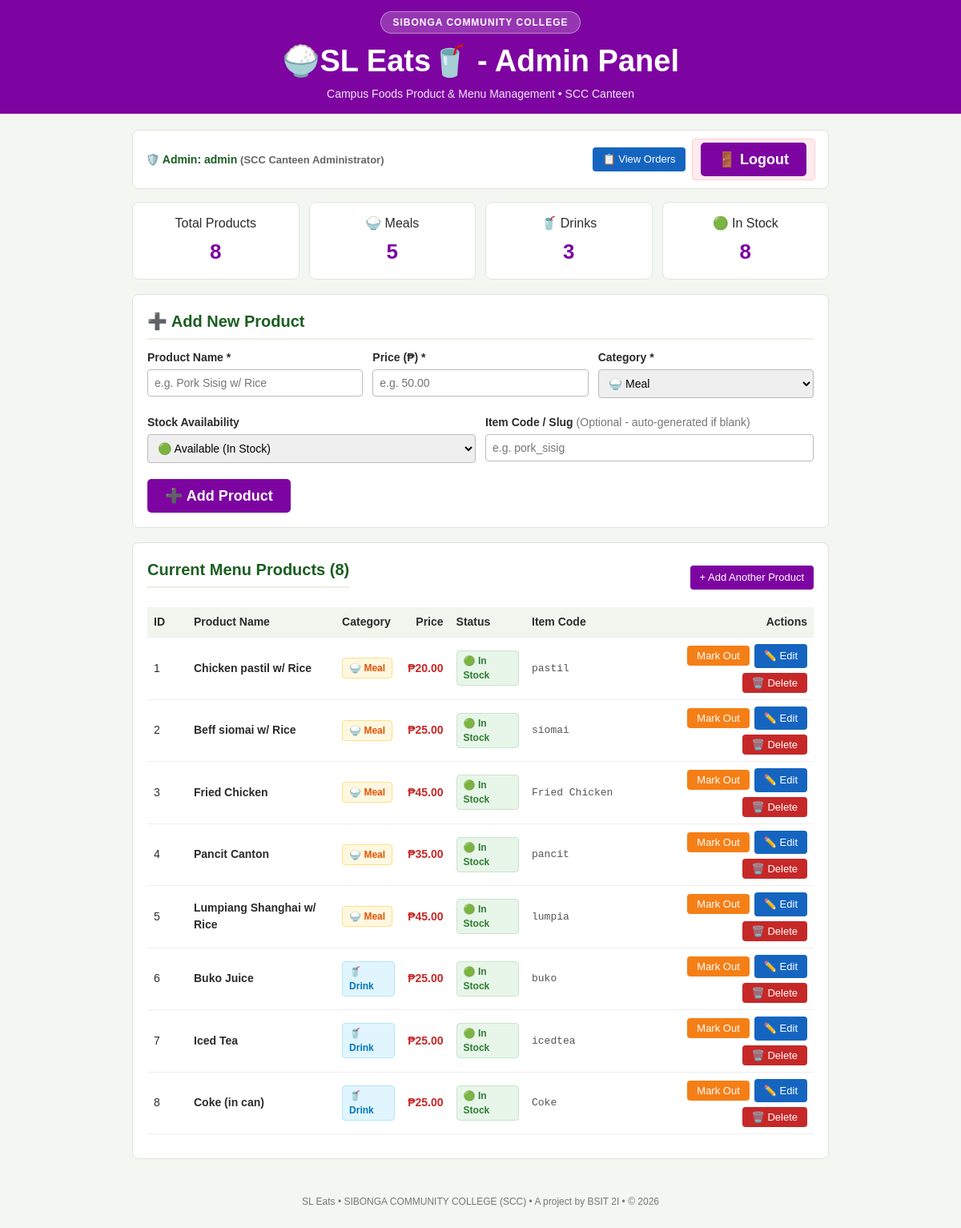
Page /admin.php (signed in) on the committed database.
### tables this page shows
CREATE TABLE IF NOT EXISTS `menu_items` (
  `id` INT AUTO_INCREMENT PRIMARY KEY,
  `item_code` VARCHAR(50) NOT NULL UNIQUE,
  `name` VARCHAR(100) NOT NULL,
  `price` DECIMAL(10, 2) NOT NULL,
  `type` ENUM('meal', 'drink') NOT NULL,
  `is_available` TINYINT(1) DEFAULT 1,
  `created_at` TIMESTAMP DEFAULT CURRENT_TIMESTAMP
);

### admin.php (the view, shortened to what this page needs)
<?php
require_once __DIR__ . '/db.php';
$edit_item = null;
$menu_items = [];
$res = $conn->query("SELECT * FROM `menu_items` ORDER BY FIELD(`type`, 'meal', 'drink'), `id` ASC");
if ($res && $res->num_rows > 0) {
  while ($row = $res->fetch_assoc()) {
    $menu_items[] = $row;
  }
}
$total_products = count($menu_items);
$total_meals = 0;
$total_drinks = 0;
$total_available = 0;
foreach ($menu_items as $item) {
  if ($item['type'] === 'meal') $total_meals++;
  if ($item['type'] === 'drink') $total_drinks++;
  if ((int)$item['is_available'] === 1) $total_available++;
}
?>
<!DOCTYPE html>
<html lang="en">
<head>
  <link rel="stylesheet" href="style.css">
</head>
<body>
  <header>
    <div class="scc-badge">sibonga community college</div>
    <h1> 🍚SL Eats🥤 - Admin Panel</h1>
    <p>Campus Foods Product & Menu Management &bull; SCC Canteen</p>
  </header>
  <div class="container">
    <div class="user-bar">
      <div class="user-info">
        🛡️ Admin: <strong><?php echo htmlspecialchars($_SESSION['admin_username']); ?></strong>
        <span style="color: #666; font-size: 13px;">(<?php echo htmlspecialchars($_SESSION['admin_name'] ?? 'Administrator'); ?>)</span>
      </div>
      <div style="display: flex; gap: 8px; align-items: center;">
        <a href="view_orders.php" class="btn btn-sm" style="background: #1565c0;">📋 View Orders</a>
        <a href="logout.php?role=admin" class="logout-btn"><button>🚪 Logout</button></a>
      </div>
    </div>
    <div class="stats-grid">
      <div class="stat-card">
        <div>Total Products</div>
        <div class="num"><?php echo $total_products; ?></div>
      </div>
      <div class="stat-card">
        <div>🍚 Meals</div>
        <div class="num"><?php echo $total_meals; ?></div>
      </div>
      <div class="stat-card">
        <div>🥤 Drinks</div>
        <div class="num"><?php echo $total_drinks; ?></div>
      </div>
      <div class="stat-card">
        <div>🟢 In Stock</div>
        <div class="num"><?php echo $total_available; ?></div>
      </div>
    </div>
    <div class="card" id="productForm">
      <h2><?php echo $edit_item ? '✏️ Edit Product: ' . htmlspecialchars($edit_item['name']) : '➕ Add New Product'; ?></h2>
      <form method="post" action="admin.php">
        <div class="form-grid">
          <div>
            <label for="name">Product Name *</label>
            <input type="text" id="name" name="name" placeholder="e.g. Pork Sisig w/ Rice"
                   value="<?php echo $edit_item ? htmlspecialchars($edit_item['name']) : ''; ?>" required>
          </div>
          <div>
            <label for="price">Price (₱) *</label>
            <input type="number" step="0.01" min="1" id="price" name="price" class="form-control" placeholder="e.g. 50.00"
                   value="<?php echo $edit_item ? htmlspecialchars($edit_item['price']) : ''; ?>" required>
          </div>
          <div>
            <label for="type">Category *</label>
            <select id="type" name="type" required>
              <option value="meal" <?php echo ($edit_item && $edit_item['type'] === 'meal') ? 'selected' : ''; ?>>🍚 Meal</option>
            </select>
          </div>
        </div>
        <div class="form-grid">
          <div>
            <label for="is_available">Stock Availability</label>
            <select id="is_available" name="is_available">
              <option value="1" <?php echo (!$edit_item || (int)$edit_item['is_available'] === 1) ? 'selected' : ''; ?>>🟢 Available (In Stock)</option>
            </select>
          </div>
          <div>
            <label for="item_code">Item Code / Slug <span style="font-weight: normal; color: #777;">(Optional - auto-generated if blank)</span></label>
            <input type="text" id="item_code" name="item_code" placeholder="e.g. pork_sisig"
                   value="<?php echo $edit_item ? htmlspecialchars($edit_item['item_code']) : ''; ?>">
          </div>
        </div>
        <div style="display: flex; gap: 10px; align-items: center; margin-top: 6px;">
          <button type="submit" class="btn">
            <?php echo $edit_item ? '💾 Save Changes' : '➕ Add Product'; ?>
          </button>
        </div>
      </form>
    </div>
    <div class="card">
      <div style="display: flex; justify-content: space-between; align-items: center; margin-bottom: 12px; flex-wrap: wrap; gap: 10px;">
        <h2>Current Menu Products (<?php echo count($menu_items); ?>)</h2>
        <a href="#productForm" class="btn btn-sm" style="font-size: 13px;">+ Add Another Product</a>
      </div>
      <?php if (empty($menu_items)): ?>
        <p style="text-align: center; color: #777; padding: 25px;">No products in menu yet. Use the form above to add your first product!</p>
      <?php else: ?>
        <div style="overflow-x: auto;">
          <table>
            <thead>
              <tr>
                <th style="width: 50px;">ID</th>
                <th>Product Name</th>
                <th>Category</th>
                <th class="right">Price</th>
                <th>Status</th>
                <th style="width: 140px;">Item Code</th>
                <th style="width: 220px;" class="right">Actions</th>
              </tr>
            </thead>
            <tbody>
              <?php foreach ($menu_items as $prod): ?>
                <tr>
                  <td><?php echo (int)$prod['id']; ?></td>
                  <td><strong><?php echo htmlspecialchars($prod['name']); ?></strong></td>
                  <td>
                    <?php if ($prod['type'] === 'meal'): ?>
                      <span class="badge badge-meal">🍚 Meal</span>
                    <?php else: ?>
                      <span class="badge badge-drink">🥤 Drink</span>
                    <?php endif; ?>
                  </td>
                  <td class="right" style="font-weight: bold; color: #c62828;">
                    ₱<?php echo number_format($prod['price'], 2); ?>
                  </td>
                  <td>
                    <?php if ((int)$prod['is_available'] === 1): ?>
                      <span class="badge badge-available">🟢 In Stock</span>
                    <?php else: ?>
                      <span class="badge badge-unavailable">🔴 Out of Stock</span>
                    <?php endif; ?>
                  </td>
                  <td style="font-family: monospace; font-size: 13px; color: #555;">
                    <?php echo htmlspecialchars($prod['item_code']); ?>
                  </td>
                  <td class="right">
                    <div class="action-group" style="justify-content: flex-end;">
                      <form method="post" action="admin.php">
                        <button type="submit" class="btn btn-sm <?php echo (int)$prod['is_available'] === 1 ? 'btn-warning' : 'btn-success'; ?>"
                                title="Toggle stock availability">
                          <?php echo (int)$prod['is_available'] === 1 ? 'Mark Out' : 'Mark In'; ?>
                        </button>
                      </form>
                      <a href="admin.php?edit=<?php echo (int)$prod['id']; ?>#productForm" class="btn btn-sm" style="background: #1565c0;" title="Edit product">
                        ✏️ Edit
                      </a>
                      <form method="post" action="admin.php" onsubmit="return confirm('Are you sure you want to delete \'<?php echo addslashes($prod['name']); ?>\'?');">
                        <button type="submit" class="btn btn-sm btn-danger" title="Delete product">
                          🗑️ Delete
                        </button>
                      </form>
                    </div>
                  </td>
                </tr>
              <?php endforeach; ?>
            </tbody>
          </table>
        </div>
      <?php endif; ?>
    </div>
  </div>
  <footer>
    SL Eats &bull; SIBONGA COMMUNITY COLLEGE (SCC) &bull; A project by BSIT 2I &bull; &copy; <?php echo date('Y'); ?>
  </footer>
</body>
</html>

### style.css (style rules this page uses)
* { box-sizing: border-box; margin: 0; padding: 0; }
body { font-family: Arial, Helvetica, sans-serif; background: #f4f6f2; color: #2b2b2b; line-height: 1.5; }
header { background: #7d04a1; color: white; padding: 14px 20px; text-align: center; }
header h1 { font-size: 38px; margin-bottom: 2px; }
header p { font-size: 14px; opacity: 0.9; }
.scc-badge { display: inline-block; background: rgba(255, 255, 255, 0.2); border: 1px solid rgba(255, 255, 255, 0.4); color: #fff; padding: 4px 14px; border-radius: 20px; font-size: 12px; font-weight: bold; letter-spacing: 1px; margin-bottom: 6px; text-transform: uppercase; }
.container { max-width: 900px; margin: 20px auto; padding: 0 15px; }
.card { background: white; border: 1px solid #dfe5da; border-radius: 8px; padding: 18px; margin-bottom: 18px; }
.card h2 { font-size: 20px; color: #1b5e20; margin-bottom: 12px; border-bottom: 2px solid #e8f0e4; padding-bottom: 6px; }
.user-bar { display: flex; justify-content: space-between; align-items: center; background: #ffffff; border: 1px solid #dfe5da; border-radius: 8px; padding: 10px 16px; margin-bottom: 16px; font-size: 14px; flex-wrap: wrap; gap: 10px; }
.user-bar .user-info { font-weight: bold; color: #1b5e20; }
.user-bar a.logout-btn { color: #c62828; text-decoration: none; font-weight: bold; font-size: 13px; padding: 4px 10px; border: 1px solid #ffcdd2; border-radius: 4px; background: #ffebee; }
label { display: block; font-size: 14px; margin-bottom: 4px; font-weight: bold; }
input[type="text"], input[type="password"], input[type="number"].form-control, select { width: 100%; padding: 8px; border: 1px solid #bbb; border-radius: 4px; margin-bottom: 12px; font-size: 14px; }
.form-grid { display: grid; grid-template-columns: repeat(auto-fit, minmax(200px, 1fr)); gap: 12px; margin-bottom: 8px; }
button, .btn { background: #7d04a1; color: white; border: none; padding: 10px 22px; border-radius: 5px; font-size: 18px; font-weight: bold; cursor: pointer; text-decoration: none; display: inline-block; text-align: center; transition: background 0.2s ease; }
.btn-sm { padding: 5px 12px; font-size: 13px; border-radius: 4px; font-weight: normal; }
.btn-danger { background: #c62828 !important; }
.btn-warning { background: #f57f17 !important; }
.stats-grid { display: grid; grid-template-columns: repeat(auto-fit, minmax(180px, 1fr)); gap: 12px; margin-bottom: 18px; }
.stat-card { background: white; border: 1px solid #dfe5da; border-radius: 8px; padding: 14px; text-align: center; }
.stat-card .num { font-size: 26px; font-weight: bold; color: #7d04a1; margin-top: 4px; }
.badge { display: inline-block; padding: 3px 8px; border-radius: 4px; font-size: 12px; font-weight: bold; text-transform: capitalize; }
.badge-meal { background: #fff8e1; color: #e65100; border: 1px solid #ffe082; }
.badge-drink { background: #e1f5fe; color: #0277bd; border: 1px solid #b3e5fc; }
.badge-available { background: #e8f5e9; color: #2e7d32; border: 1px solid #c8e6c9; }
.action-group { display: flex; gap: 6px; align-items: center; flex-wrap: wrap; }
.action-group form { margin: 0; display: inline-block; }
table { width: 100%; border-collapse: collapse; margin-bottom: 12px; font-size: 14px; }
th, td { padding: 8px; border-bottom: 1px solid #eee; text-align: left; }
th { background: #f1f5ee; font-weight: bold; }
td.right, th.right { text-align: right; }
footer { text-align: center; font-size: 12px; color: #777; padding: 24px 20px; }

### admin.php (style rules this page uses)
.stats-grid { display: grid; grid-template-columns: repeat(auto-fit, minmax(180px, 1fr)); gap: 12px; margin-bottom: 18px; }
.stat-card { background: white; border: 1px solid #dfe5da; border-radius: 8px; padding: 14px; text-align: center; }
.stat-card .num { font-size: 26px; font-weight: bold; color: #7d04a1; margin-top: 4px; }
.action-group { display: flex; gap: 6px; align-items: center; flex-wrap: wrap; }
.action-group form { margin: 0; display: inline-block; }

### rows in the picture
menu_items: id "1", name "Chicken pastil w/ Rice", type "🍚 Meal", price "20.00", is_available "🟢 In Stock", item_code "pastil"
menu_items: id "2", name "Beff siomai w/ Rice", type "🍚 Meal", price "25.00", is_available "🟢 In Stock", item_code "siomai"
menu_items: id "3", name "Fried Chicken", type "🍚 Meal", price "45.00", is_available "🟢 In Stock", item_code "Fried Chicken"
menu_items: id "4", name "Pancit Canton", type "🍚 Meal", price "35.00", is_available "🟢 In Stock", item_code "pancit"
menu_items: id "5", name "Lumpiang Shanghai w/ Rice", type "🍚 Meal", price "45.00", is_available "🟢 In Stock", item_code "lumpia"
menu_items: id "6", name "Buko Juice", type "🥤 Drink", price "25.00", is_available "🟢 In Stock", item_code "buko"
menu_items: id "7", name "Iced Tea", type "🥤 Drink", price "25.00", is_available "🟢 In Stock", item_code "icedtea"
menu_items: id "8", name "Coke (in can)", type "🥤 Drink", price "25.00", is_available "🟢 In Stock", item_code "Coke"

### other values in the picture
$_SESSION['admin_username'] "admin"
$_SESSION['admin_name'] "SCC Canteen Administrator"
$total_products "8"
$total_meals "5"
$total_drinks "3"
$total_available "8"
count($menu_items) "8"
